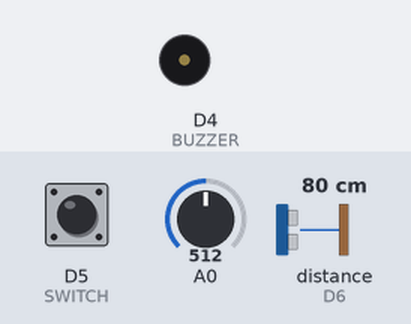
The sketch below on a simulated ESP8266 (NodeMCU). Parts: buzzer (waves = sounding, pin HIGH). Wiring (inferred from the names in the program): ultrasonic range finder: trigger D7; echo D6. Inputs (shaded band) come from the test bench; at power-on: distance to the obstacle (sensor on D6) 80 cm, A0 = 512, D5 (SWITCH) HIGH. The echo pulse lasts 58.3 µs per cm; pins used as bus, display or sensor lines are not drawn; what the sketch prints to the serial monitor is not drawn.

Above: at 1.2 s.
1.3 s: distance to the obstacle (sensor on D6) set to 23 cm
2.8 s: distance to the obstacle (sensor on D6) set to 18 cm
At 3.12 s:
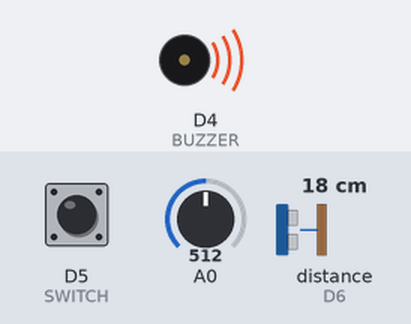
5.8 s: A0 set to 493
8.8 s: D5 (SWITCH) pulled LOW for 0.15 s
11.8 s: A0 set to 122
Timing chart, 0 to 15.8 s (numbered marks = the images above; inputs shaded):
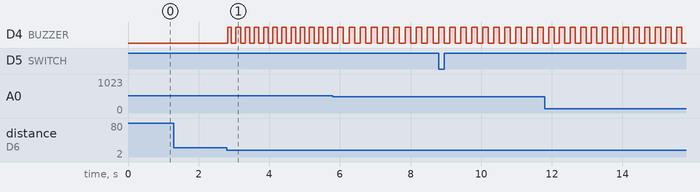

The sketch:

Walking_Cane.ino
```cpp
// SENSOR PINS
#define US_ECHO D6
#define US_TRIGGER D7
#define BUZZER D4
#define SWITCH D5

#define THRESHOLD 200
#define DISTANCE_THRESHOLD 20.00
#define DISTANCE_EDGE_THRESHOLD 1.00

// DEBOUNCING
volatile byte is_pressed = LOW;
byte button_state = LOW;
byte sound_state = LOW;
unsigned short cnt = 0;
unsigned long last_sound_time = 0;
unsigned long last_pressed_time = 0;

// flame sensor connected to analog pins
// lowest and highest flame sensor readings:
const int sensorMin = 0;     // sensor minimum
const int sensorMax = 1024;  // sensor maximum

// Ultrasonic
float duration;
float distance;

// USER STATES
byte flame_state = LOW;
byte distance_state = LOW;
byte panic_state = LOW;

IRAM_ATTR void toggle() {
  is_pressed = HIGH;
}

void setup() {
  pinMode(US_TRIGGER, OUTPUT);
  pinMode(US_ECHO, INPUT);
  pinMode(BUZZER, OUTPUT);
  digitalWrite(BUZZER, LOW);
  pinMode(SWITCH, INPUT_PULLUP);
  attachInterrupt(
  digitalPinToInterrupt(SWITCH), toggle, RISING);
  Serial.begin(19200);
}

void loop() {
  /**
   *
   * PANIC BUTTON
   *
   */
  if(is_pressed == HIGH) {
    is_pressed = LOW;
    if(millis() - last_pressed_time > THRESHOLD) {
      button_state = !button_state;
      last_pressed_time = millis();
    }
  }

  if (button_state) {
    panic_state = HIGH;
    Serial.println("Toggle On");
  } else {
    panic_state = LOW;
    Serial.println("Toggle Off");
  }

  /**
   *
   * FLAME SENSOR
   *
   */
  // read the sensor on analog A0:
  int sensorReading = analogRead(A0);
  // map the sensor range (four options):
  // ex: 'long int map(long int, long int, long int, long int, long int)'
  int range = map(sensorReading, sensorMin, sensorMax, 0, 3);

  // range value:
  switch (range) {
  case 0:    // A fire closer than 1.5 feet away.
    Serial.println("** Close Fire **");
    // play immediate danger sound
    // SEND MESSAGE TO CLOSE CONTACT WITH GPS INFO + FIRE
    flame_state = HIGH;
    break;
  case 1:    // A fire between 1-3 feet away.
    Serial.println("** Distant Fire **");
    flame_state = LOW;
    break;
  case 2:    // No fire detected.
    Serial.println("No Fire");
    flame_state = LOW;
    break;
   default:
    flame_state = LOW;
    break;
  }

  /**
   *
   * ULTRASONIC
   *
   */
  digitalWrite(US_TRIGGER, LOW);
  delayMicroseconds(2);
  digitalWrite(US_TRIGGER, HIGH);
  delayMicroseconds(10);
  digitalWrite(US_TRIGGER, LOW);
  duration = pulseIn(US_ECHO, HIGH); // return time in microseconds
  distance = duration * 0.034 / 2; // Speed of sound wave divided by 2 (to and fro)
  // Displays the distance on the Serial Monitor
  Serial.print("Distance: ");
  Serial.print(distance);
  Serial.println(" cm");

  if(distance < DISTANCE_EDGE_THRESHOLD) {
    distance_state = LOW;
  }
  else if(distance < DISTANCE_THRESHOLD)
    distance_state = HIGH;
  else
    distance_state = LOW;


  // PLAY BUZZER
  if(panic_state == HIGH || flame_state == HIGH || distance_state == HIGH) {
    playBuzzer();
    Serial.println(panic_state);
    Serial.println(flame_state);
    Serial.println(distance_state);
  }
  else
    digitalWrite(BUZZER, LOW);
}

void playBuzzer() {
  if (millis() - last_sound_time > 50) {
    cnt++;
    last_sound_time = millis();
  }

  if (cnt < 3)
    digitalWrite(BUZZER, HIGH);
  else if (cnt < 5)
    digitalWrite(BUZZER, LOW);
  else
    cnt = 0;
}
```

Measured:
- the behaviour switches between 21 and 20 cm on distance to the obstacle (sensor on D6) (found by bisection; images 0 and 1)
- after the input at 2.8 s, D4 (BUZZER): alternates HIGH for 0.13 s and LOW for 0.13 s, starting at once
